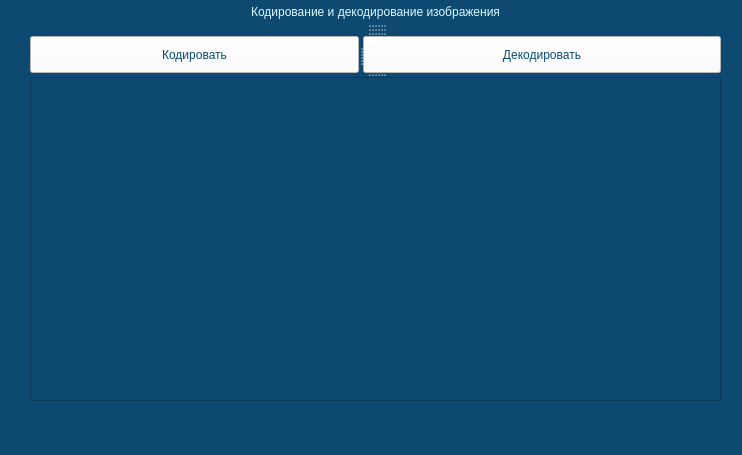
<?xml version="1.0" encoding="UTF-8"?>
<ui version="4.0">
 <class>MainWindow</class>
 <widget class="QMainWindow" name="MainWindow">
  <property name="geometry">
   <rect>
    <x>0</x>
    <y>0</y>
    <width>742</width>
    <height>455</height>
   </rect>
  </property>
  <property name="windowTitle">
   <string>MainWindow</string>
  </property>
  <property name="styleSheet">
   <string notr="true">background-color: rgb(13, 73, 113);</string>
  </property>
  <widget class="QWidget" name="centralwidget">
   <widget class="QSplitter" name="splitter_4">
    <property name="geometry">
     <rect>
      <x>30</x>
      <y>0</y>
      <width>691</width>
      <height>401</height>
     </rect>
    </property>
    <property name="orientation">
     <enum>Qt::Vertical</enum>
    </property>
    <widget class="QLabel" name="label">
     <property name="styleSheet">
      <string notr="true">font: 18pt &quot;Lucida Calligraphy&quot;;
color:rgb(222, 250, 255);</string>
     </property>
     <property name="text">
      <string>Кодирование и декодирование изображения</string>
     </property>
     <property name="alignment">
      <set>Qt::AlignCenter</set>
     </property>
    </widget>
    <widget class="QSplitter" name="splitter_2">
     <property name="orientation">
      <enum>Qt::Horizontal</enum>
     </property>
    </widget>
    <widget class="QSplitter" name="splitter_3">
     <property name="orientation">
      <enum>Qt::Horizontal</enum>
     </property>
    </widget>
    <widget class="QSplitter" name="splitter">
     <property name="orientation">
      <enum>Qt::Horizontal</enum>
     </property>
     <widget class="QPushButton" name="pushButton">
      <property name="styleSheet">
       <string notr="true">background-color:white;
font: 14pt &quot;Lucida Calligraphy&quot;;
color:rgb(10, 75, 118);</string>
      </property>
      <property name="text">
       <string>Кодировать</string>
      </property>
     </widget>
     <widget class="QPushButton" name="pushButton_2">
      <property name="styleSheet">
       <string notr="true">background-color:white;
font: 14pt &quot;Lucida Calligraphy&quot;;
color:rgb(10, 75, 118);</string>
      </property>
      <property name="text">
       <string>Декодировать</string>
      </property>
     </widget>
    </widget>
    <widget class="QTextEdit" name="textEdit">
     <property name="styleSheet">
      <string notr="true">font: 18pt &quot;Lucida Calligraphy&quot;;
color:rgb(222, 250, 255);</string>
     </property>
    </widget>
   </widget>
  </widget>
  <widget class="QMenuBar" name="menubar">
   <property name="geometry">
    <rect>
     <x>0</x>
     <y>0</y>
     <width>742</width>
     <height>21</height>
    </rect>
   </property>
  </widget>
  <widget class="QStatusBar" name="statusbar"/>
 </widget>
 <resources/>
 <connections/>
</ui>
